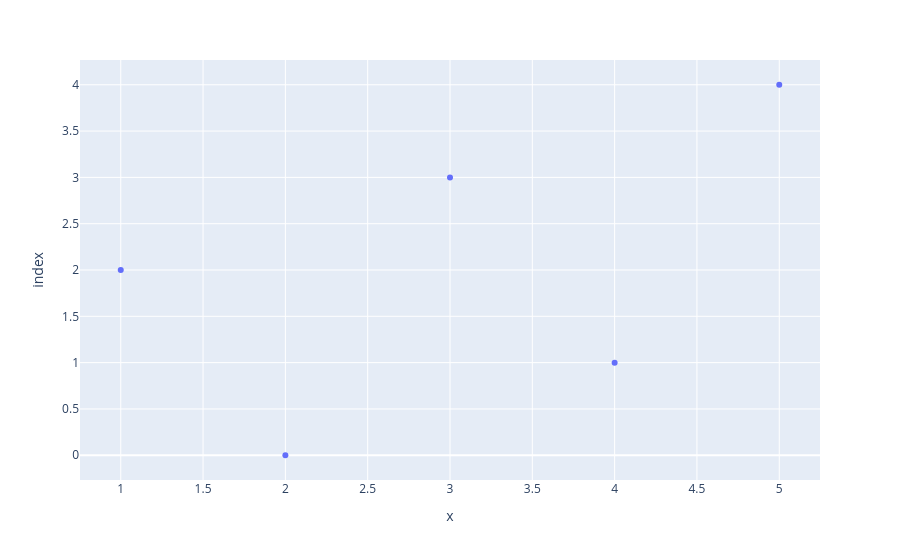

Notebook source saved alongside this figure:
### Markdown cell above
# Plotly Scatter Chart

### Code cell
import plotly.express as px
x = [1, 2, 3, 4, 5]
y = [2, 4, 1, 3, 5]
fig = px.scatter(x, y)
fig.show()

### Figure 1 — Plotly figure (JSON) as saved in the notebook; plotly's stock layout.template omitted (floating-point values rounded to 4 significant figures)
{"data": [{"hovertemplate": "x=%{x}<br>index=%{y}<extra></extra>", "legendgroup": "", "marker": {"color": "#636efa", "symbol": "circle"}, "mode": "markers", "name": "", "orientation": "h", "showlegend": false, "type": "scatter", "x": [2, 4, 1, 3, 5], "xaxis": "x", "y": [0, 1, 2, 3, 4], "yaxis": "y"}], "layout": {"legend": {"tracegroupgap": 0}, "margin": {"t": 60}, "xaxis": {"anchor": "y", "domain": [0, 1], "title": {"text": "x"}}, "yaxis": {"anchor": "x", "domain": [0, 1], "title": {"text": "index"}}}}
